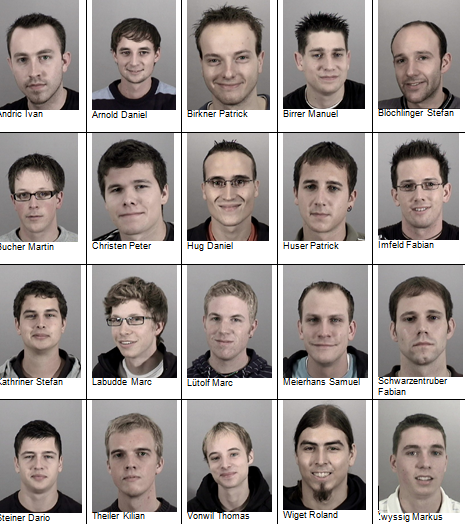
%> input picture mep_old/faces/Faces.png, 465 x 524 px
$ octave faces.m   (GNU Octave 9; MATLAB toolbox functions it lacks are replaced by stand-ins)
%> lines starting %> are read from the running program, lines starting %| are printed output that depends on the picture; in (x1, y1, x2, y2) boxes, pixels count from 0 and x2, y2 are one past the last pixel; in counts of white or black regions, pixels touching at a corner belong together; the program's own positions count from 1
clear 'all'
close 'all';

Cmap = colormap(jet);
Cmap(1,:) = 0;
figureIndex = 1;
%% Blue Screen Methode
%read image
Image = imread('Faces.png');
%> Image is the input picture: size 524x465x3 uint8; mean R, G, B 160, 151.9, 149
% Background Image, wird ben鰐igt um Pixel zu ersetzen
ImageBackground = imread('backgr.png');
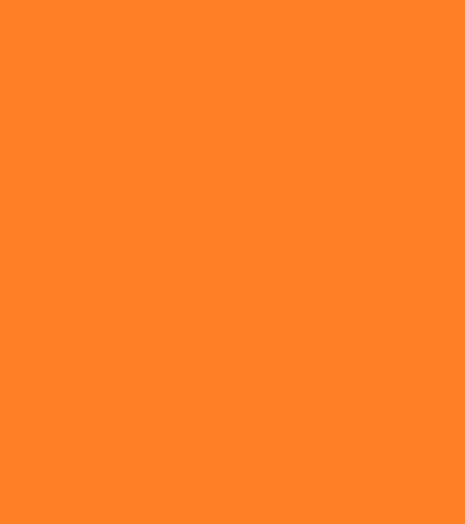
%> input picture mep_old/faces/backgr.png, 465 x 524 px
%> ImageBackground is the input picture: size 524x465x3 uint8; mean R, G, B 255, 127, 39


%transform to YCbCr space
ImageYCbCr = rgb2ycbcr(Image);
%> ImageYCbCr: size 524x465x3 uint8; mean of channels 1, 2, 3 148.3, 125.5, 131.8
%extract color planes
Y = ImageYCbCr(:,:,1);
Cb = ImageYCbCr(:,:,2);
Cr = ImageYCbCr(:,:,3);
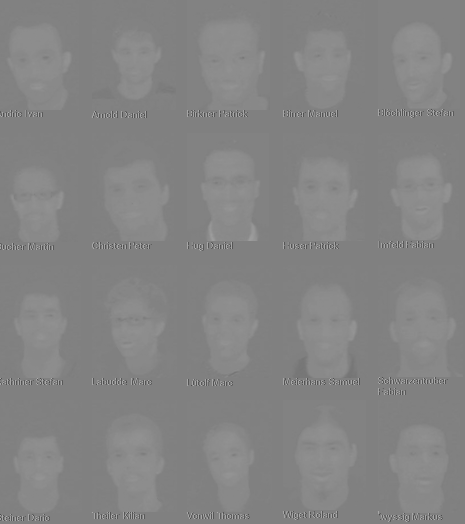
%> Cr: size 524x465 uint8; min 77, max 173, mean 131.8

%from the figure 1 we found a transparency (blue) color
TrCol = [130 160];

%the limit values, choose with imtools
LimitVal = 30;

%find the 2D indices of all pixel with distance larger than LimitVal
IndexImg = (double(Cb)-TrCol(1)).^2+(double(Cr)-TrCol(2)).^2 < LimitVal.^2;
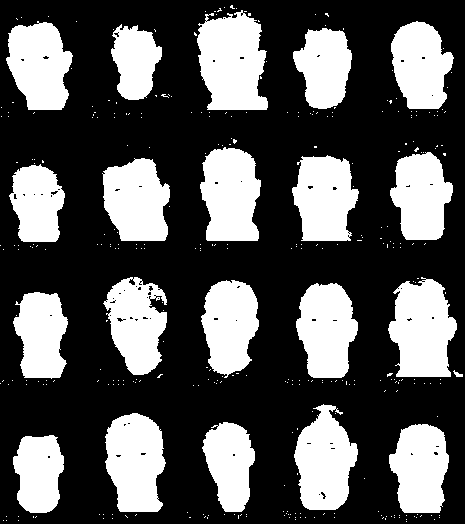
%> IndexImg: size 524x465 logical; 33.7% white; 342 white regions (321 under 20 px), largest, box (x1, y1, x2, y2) and area: (197, 10, 268, 110) 5456, (388, 277, 457, 377) 5037, (105, 413, 166, 512) 4700

%% Kontrolle zum Schauen welche Pixel ersetzt wurden ----------------------
%extract color planes
Red = Image(:,:,1);
Green = Image(:,:,2);
Blue = Image(:,:,3);

%do the merge of the two images
RedBkgr = ImageBackground(:,:,1);
%> RedBkgr: size 524x465 uint8; every value is 255
GreenBkgr = ImageBackground(:,:,2);
%> GreenBkgr: size 524x465 uint8; every value is 127
BlueBkgr = ImageBackground(:,:,3);
%> BlueBkgr: size 524x465 uint8; every value is 39

Red(IndexImg) = RedBkgr(IndexImg);
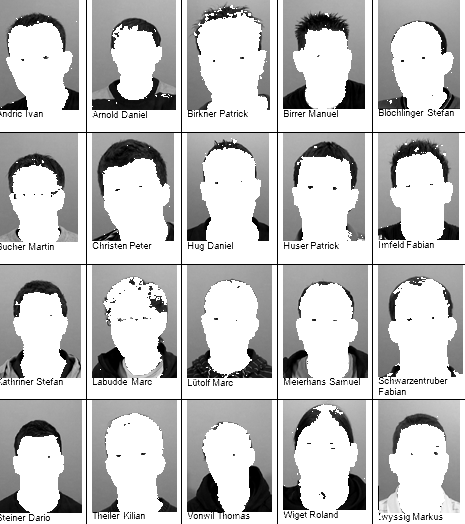
%> Red: size 524x465 uint8; min 0, max 255, mean 194.7
Green(IndexImg) = GreenBkgr(IndexImg);
Blue(IndexImg) = BlueBkgr(IndexImg);
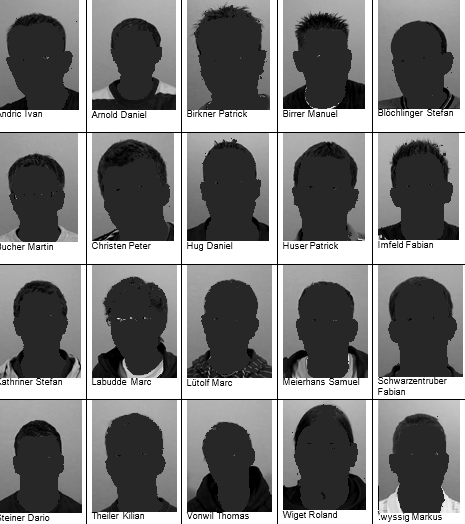
%> Blue: size 524x465 uint8; min 0, max 255, mean 121.2

ImageM = uint8(zeros(size(Image)));
ImageM(:,:,1) = Red(:,:);
%> ImageM: size 524x465x3 uint8; mean of channels 1, 2, 3 194.7, 0, 0
ImageM(:,:,2) = Green(:,:);
%> ImageM: size 524x465x3 uint8; mean of channels 1, 2, 3 194.7, 150.9, 0
ImageM(:,:,3) = Blue(:,:);
%> ImageM: size 524x465x3 uint8; mean of channels 1, 2, 3 194.7, 150.9, 121.2

%plot it
figure(figureIndex)
figureIndex = figureIndex + 1;
imshow(ImageM, []);
title('overlay using YCbCr colorspace');

%% Morphologische Operationen durchf黨ren
StrucElem = strel('disk', 6);
IndexImg = imclose(IndexImg, StrucElem);
%> IndexImg: size 524x465 logical; 35.9% white; 69 white regions (44 under 20 px), largest, box (x1, y1, x2, y2) and area: (194, 5, 268, 117) 6006, (387, 277, 463, 385) 5545, (283, 404, 358, 520) 5128
IndexImg = imerode(IndexImg, StrucElem);
%> IndexImg: size 524x465 logical; 24.4% white; 20 white regions

%% Bearbeitetes Bin鋜bild ausgeben
figure(figureIndex);
figureIndex = figureIndex + 1;
imshow(IndexImg);

%% Bounding Boxen Zeichen und Objekte z鋒len
%connected component labeling
[LabelImage, NumberLabels] = bwlabel(IndexImg);
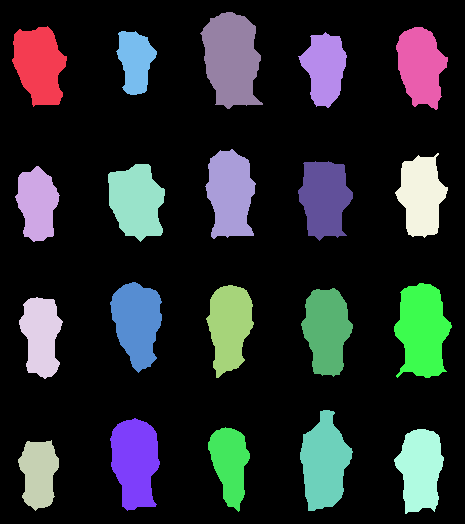
%> LabelImage: size 524x465 double; 21 distinct labels, from 0 to 20; one colour per label, 0 black
%> NumberLabels = 20
%do feature extraction
Prop = regionprops(LabelImage,'BoundingBox','Centroid');
%> Prop = 20 regions; largest, box (x1, y1, x2, y2) and Centroid: (200, 12, 263, 109) [232.1 59.7], (394, 283, 452, 378) [422.9 330.8], (300, 410, 353, 511) [324.9 463.7], (110, 282, 162, 373) [137.7 322.8], (110, 418, 160, 511) [135.7 462.4]
figure(figureIndex);
figureIndex = figureIndex + 1;
imshow(Image);
for Ind=1:size(Prop,1)
    Cent=Prop(Ind).Centroid;
    X=Cent(1);Y=Cent(2);
    BBox = Prop(Ind).BoundingBox;
    %construct the bounding box using line or rectangle
    rectangle('Position', BBox, 'EdgeColor',[0 1 0]);
end
%> this loop made 20 passes
%> (X, Y, BBox) on passes 1 to 12: (39.83, 65.34, [12.5 26.5 55 81]), (37.86, 204.2, [15.5 166.5 45 76]), (39.39, 473.9, [18.5 440.5 41 71]), (41.75, 336.1, [19.5 297.5 44 82]), (136.9, 201.9, [108.5 164.5 57 78]), (137.7, 322.8, [110.5 282.5 52 91]), (135.7, 462.4, [110.5 418.5 50 93]), (136, 61.61, [116.5 31.5 41 64]), (232.1, 59.66, [200.5 12.5 63 97]), (230.9, 194.4, [205.5 149.5 51 90]), (230.1, 326.9, [206.5 285.5 48 93]), (230.5, 463.9, [208.5 427.5 42 85])
title(strcat('Number of Students: ',int2str(NumberLabels)));
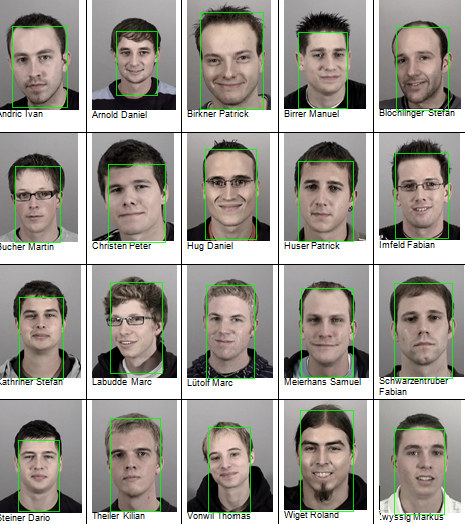
%> figure redrawn from the program's plot data; its title reads 'Number of Students:20'
cmap = colormap('gray');
imwrite(uint8(Image),cmap, 'DetectedFaces.png', 'png');
